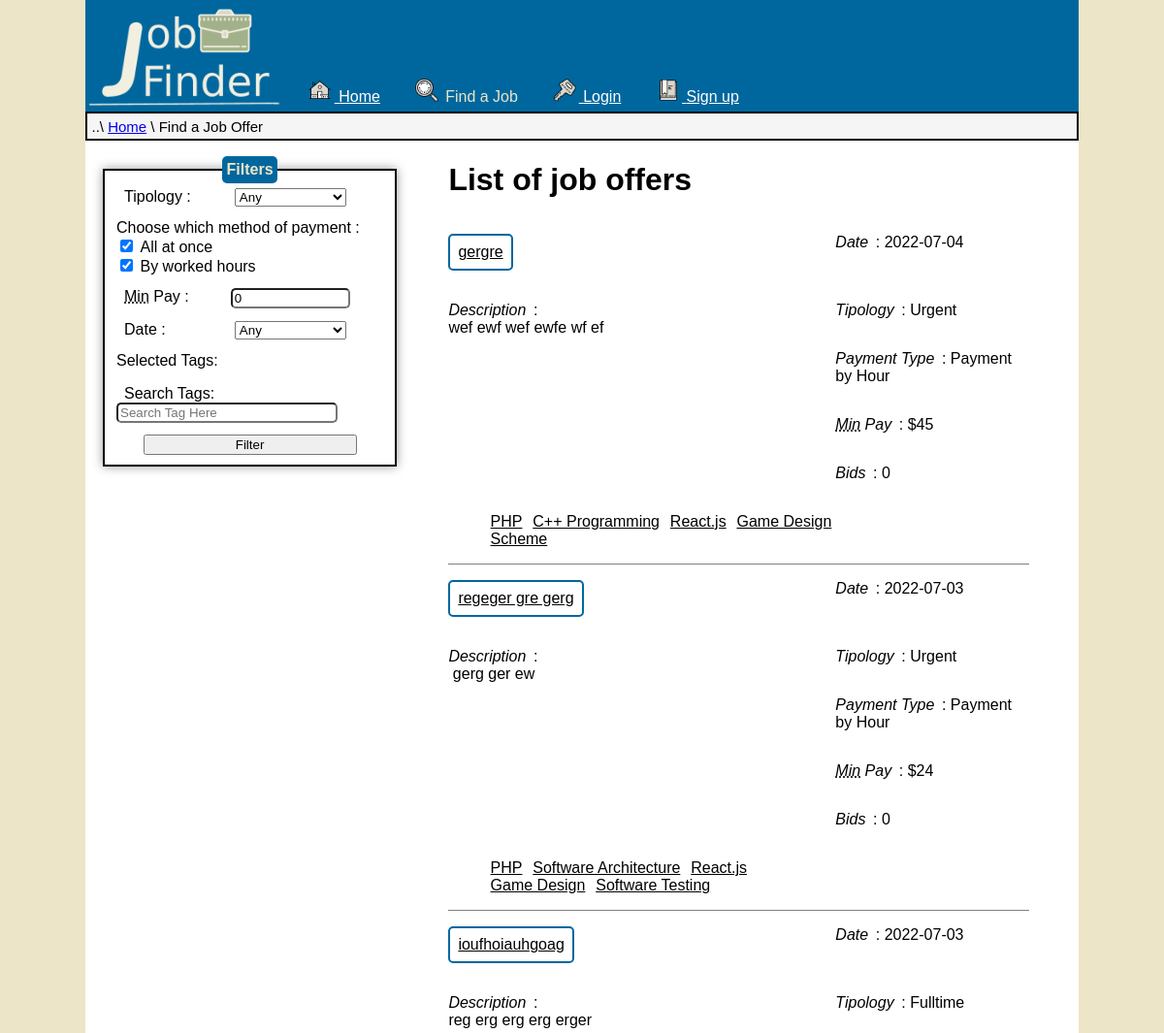
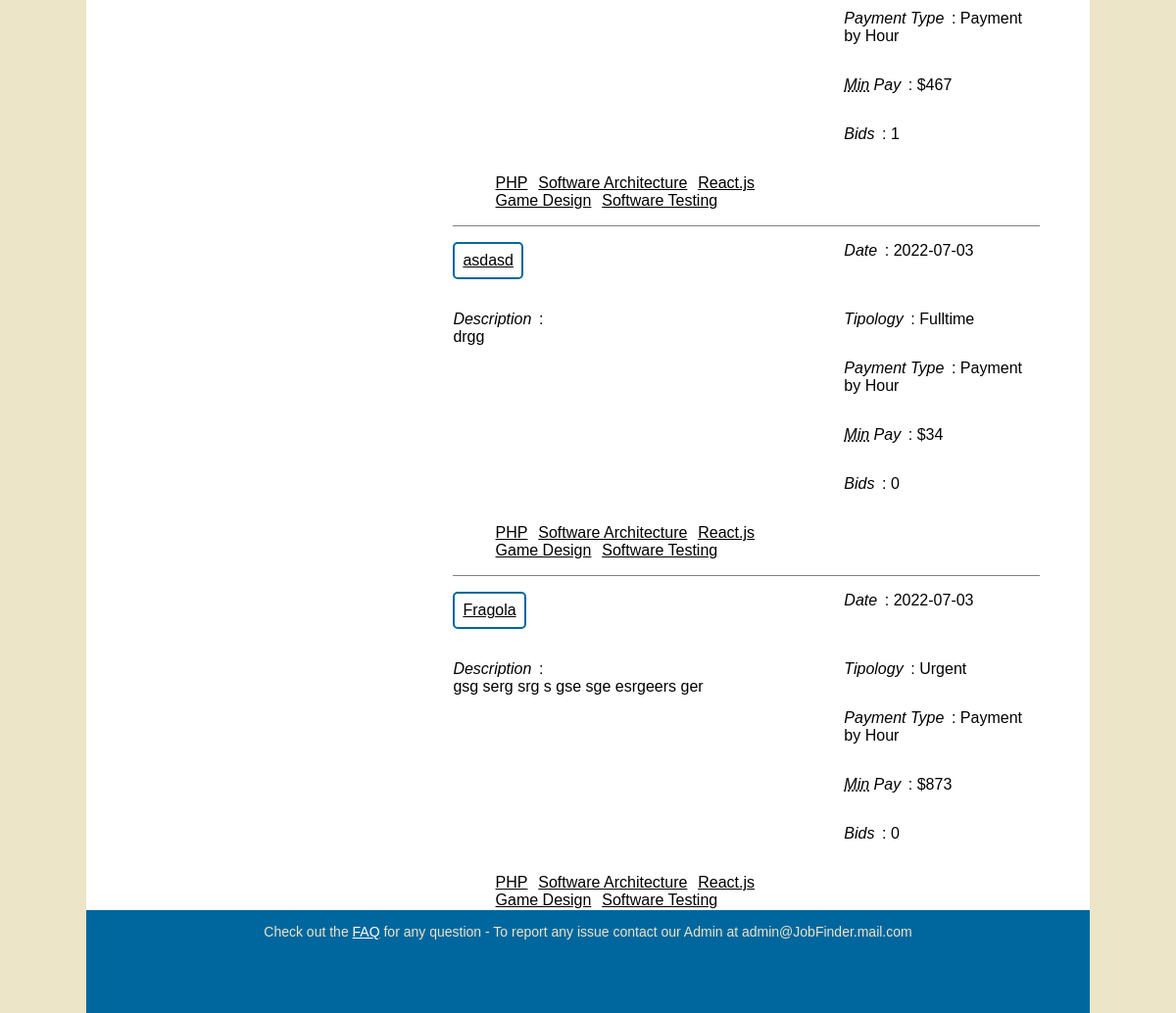
The app's page /PHP/FindJob.php with its own data (2 pictures, top to bottom).
### tables this page shows
CREATE TABLE `current_jobs` (
  `Code_job` int(10) UNSIGNED NOT NULL,
  `Code_user` int(10) UNSIGNED NOT NULL,
  `Date` datetime NOT NULL,
  `Title` varchar(128) NOT NULL,
  `Description` varchar(4096) NOT NULL,
  `Tipology` enum('Fulltime','Onetime','Urgent','Recruiter') DEFAULT NULL,
  `Payment` tinyint(1) NOT NULL,
  `P_min` int(6) NOT NULL,
  `P_max` int(6) NOT NULL,
  `Expiring` datetime NOT NULL
);

### PHP/DBAccess.php (called while the page is built, shortened)
<?php
class DBAccess {
	private $connection;
	public function openDBConnection(){
		$this->connection = mysqli_connect(DBAccess::HOST_DB, DBAccess::USERNAME, DBAccess::PASSWORD, DBAccess::DBNAME);
		if(!$this->connection){
			echo("connessione al DB fallita: ".mysqli_connect_errno());
			return false;
		}
		else
			return true;
	}
	public function closeDBConnection(){
		if(is_resource($this->connection) && get_resource_type($this->connection)==='mysql link')
			return mysqli_close($this->connection);
		else
			return false;
	}
  public function getBids($id) {
    if(isset($id)){
      $queryInserimento = 'SELECT users.Code_user AS Code, users.Picture as PFP,users.Nickname, bids.User_price AS Price, bids.Bid_selfdescription AS Description
							FROM bids LEFT JOIN users ON bids.Code_user=users.Code_user WHERE Code_job = ? ;';
      $queryCall=mysqli_prepare($this->connection, $queryInserimento);
      mysqli_stmt_bind_param($queryCall,'i',$id);
      mysqli_stmt_execute($queryCall);
      $queryResult = mysqli_stmt_get_result($queryCall);
      if(mysqli_num_rows($queryResult) == 0)
        return null;
      $result=array();
      while($row=mysqli_fetch_assoc($queryResult))
        array_push($result, $row);
      return $result;
    } else
      return null;
  }
  public function getTags($id,$table) {
    if(isset($id) and isset($table)) {
		$user='SELECT tags_users.Code_tag, Name FROM tags_users LEFT JOIN tags ON tags_users.Code_tag=tags.Code_tag WHERE Code_user = ? LIMIT 20;';
		$current='SELECT tags_current_jobs.Code_tag, Name FROM tags_current_jobs LEFT JOIN tags ON tags_current_jobs.Code_tag=tags.Code_tag WHERE Code_job = ? LIMIT 5;';
		$past='SELECT tags_past_jobs.Code_tag, Name FROM tags_past_jobs LEFT JOIN tags ON tags_past_jobs.Code_tag=tags.Code_tag WHERE Code_job = ? LIMIT 5;';
		$queryCall=null;
		if(!$table)
			$queryCall=mysqli_prepare($this->connection, $user);
		else if($table==1)
			$queryCall=mysqli_prepare($this->connection, $current);
		else
			$queryCall=mysqli_prepare($this->connection, $past);
		mysqli_stmt_bind_param($queryCall,'i',$id);
		mysqli_stmt_execute($queryCall);
		$queryResult = mysqli_stmt_get_result($queryCall);
		if(mysqli_num_rows($queryResult) == 0)
			return null;
		else {
			$result=array();
			while ($tmp=mysqli_fetch_row($queryResult))
				$result[$tmp[1]]=$tmp[0];
			return $result;
		}
    } else
		return null;
  }
  public function searchJob($bool=false, $tipology='Any',$min=0,$date=9999999,$page=0,$tags=null, $pay=2){
	$page--;
	$begin='
	SELECT current_jobs.Code_job, Date, Title, Description, Tipology, Payment, P_min, P_max FROM current_jobs';
	$middle='
		WHERE
		 	TIMESTAMPDIFF(HOUR,Date,CURDATE()) < ? AND
			P_min > ?
			';
  $payString='';
	$middle2='
		ORDER BY
	';
	$end='
		 	Date 		   	DESC,
		 	Tipology';
	$Nresults='SELECT COUNT(*) FROM (';
	$limit=' LIMIT ?, ?;';
	$type='';
	$param=array();
	$query=$begin;
	$i=0;
	$query.=$middle;
  $query.=$payString;
	$type.='ii';
	$param[$i]=$date;
	$i++;
	$param[$i]=$min;
	$i++;
	if(!$bool){
		$query.=$middle2;
		$query.=$end;
	}
	if($bool){
		$query=$Nresults.$query.') AS subquery;';
		$queryCall=mysqli_prepare($this->connection,$query);
		$queryCall->bind_param($type, ...$param);
		mysqli_stmt_execute($queryCall);
		$result=mysqli_fetch_row(mysqli_stmt_get_result($queryCall))[0];
		return $result;
	}
	$query.=$limit;
	$type.='ii';
	$param[$i]=$page*5;
	$param[$i+1]=5;
	$queryCall=mysqli_prepare($this->connection,$query);
	$queryCall->bind_param($type, ...$param);
    mysqli_stmt_execute($queryCall);
	$queryResult = mysqli_stmt_get_result($queryCall);
	$result=array();
	while($row=mysqli_fetch_assoc($queryResult))
		array_push($result, $row);
	return $result;
  }
}
?>

### PHP/FindJob.php (the view, shortened to what this page needs)
<?php
	require_once 'DBAccess.php';
	$HTML = file_get_contents('..'. DIRECTORY_SEPARATOR .'HTML'. DIRECTORY_SEPARATOR .'FindJob.html');
	$HTMLContent ='';
	$TagModule = file_get_contents('..'. DIRECTORY_SEPARATOR .'HTML'. DIRECTORY_SEPARATOR .'Elements'. DIRECTORY_SEPARATOR .'TagsSearch.html');
	$HTML = str_replace('<TagModule/>',$TagModule,$HTML);
	if(isset($_SESSION['user_Username']))
	{
		$HTML = str_replace('<createjob/>','<li><a href="CreateJob.php">
		<img src="..'. DIRECTORY_SEPARATOR .'IMG'. DIRECTORY_SEPARATOR .'Icons'. DIRECTORY_SEPARATOR .'write.png" class="icons" alt=""> Create an Offer </a></li>',$HTML);
		$HTMLContent = '<li><a href="UserProfile.php">
		<img src="..'. DIRECTORY_SEPARATOR .'IMG'. DIRECTORY_SEPARATOR .'UsrPrfl'. DIRECTORY_SEPARATOR . $_SESSION['user_Icon'] .'" alt="Your Profile Picture" id="profilepic" class="icons">User Profile</a></li>';
	}
	else
	{
		$HTML = str_replace('<createjob/>','',$HTML);
		$HTMLContent = '
		<li><a href="Login.php">
		<img src="..'. DIRECTORY_SEPARATOR .'IMG'. DIRECTORY_SEPARATOR .'Icons'. DIRECTORY_SEPARATOR .'login.png" class="icons" alt=""> Login </a></li>
		<li><a href="Signup.php">
		<img src="..'. DIRECTORY_SEPARATOR .'IMG'. DIRECTORY_SEPARATOR .'Icons'. DIRECTORY_SEPARATOR .'book.png" class="icons" alt=""> Sign up </a></li>';
	}
	$HTML = str_replace('<subpage/>',$HTMLContent,$HTML);
	$HtmlContent='<div id="jobList"><h1>List of job offers<Title_complete/></h1>';
	$type= 'Any';
	$min=0;
	$Pay=0;
	$date=9999999;
	$tag=array();
    $tagName ='';
	$page=1;
	if(isset($_GET['tag']))
		$tag=filter_var ( $_GET['tag'], FILTER_SANITIZE_NUMBER_INT);
	else{
		$tag=$_SESSION['TagList'];
	}
	$HtmlTypologySelect='
		<option value="Any" '.($type=='Any'? 'selected':'').'>Any</option>
		<option value="Fulltime" '.($type=='Fulltime'? 'selected':'').'>Fulltime</option>
		<option value="Onetime" '.($type=='Onetime'? 'selected':'').'>Onetime</option>
		<option value="Urgent" '.($type=='Urgent'? 'selected':'').'>Urgent</option>
		<option value="Recruiter" '.($type=='Recruiter'? 'selected':'').'>Recruiter</option>
		';
	$HtmlDateSelect='
		<option value="9999999" '.($date==9999999? 'selected':'').'>Any</option>
		<option value="1" '.($date==1? 'selected':'').'>Last Hour</option>
        <option value="24" '.($date==24? 'selected':'').'>Last Day</option>
        <option value="168" '.($date==168? 'selected':'').'>Last Week</option>
        <option value="744" '.($date==744? 'selected':'').'>Last Month</option>
		';
  $HtmlCheckboxPay='
    <label id="labelPayment">Choose which method of payment :</label>
    <input type="checkbox" id="Pay1" name="Pay1" value="Pay1" '. (($Pay==1 OR $Pay==0) ? 'checked' : '').'>
    <label for="Pay1" id="labelPay1"> All at once</label><br>
    <input type="checkbox" id="Pay2" name="Pay2" value="Pay2" '. (($Pay==2 OR $Pay==0) ? 'checked' : '').'>
    <label for="Pay2" id="labelPay2"> By worked hours</label>';
	$DBAccess = new DBAccess();
	$NumberPages=0;
	if(isset($_GET['tag'])){
		$tagName = $DBAccess->searchTagName($tag);
		$NumberPages = $DBAccess->searchJob(true,$type,$min,$date,$page,array($tag),$Pay);
		$result = $DBAccess->searchJob(false,$type,$min,$date,$page,array($tag),$Pay);
	}
	else{
		$NumberPages = $DBAccess->searchJob(true,$type,$min,$date,$page,$tag,$Pay);
		$result = $DBAccess->searchJob(false,$type,$min,$date,$page,$tag,$Pay);
	}
	$NumberPages=ceil($NumberPages / 5);
	if($result){
		foreach($result as $row)
		{
			$desc=$row["Description"];
			$bids= $DBAccess->getBids($row['Code_job']);
			if($bids)
				$bids=count($bids);
			else
				$bids=0;
			$HtmlContent .='<div class="job">
						<p class="title"><a href="..'. DIRECTORY_SEPARATOR .'PHP'. DIRECTORY_SEPARATOR .'ViewJob.php?Code_job='.$row["Code_job"].'">'.$row["Title"].'</a></p>
						<p class="date"><span>Date</span> : '.explode(' ',$row["Date"])[0].'</p>
						<p class="type"><span>Tipology</span> : '.trim($row["Tipology"]).'</p>
            <p class="Pay"><span>Payment Type</span> : '.(trim($row["Payment"])==0? 'Payment by Hour' : 'All at once').'</p>
						<p class="minPay"><span><abbr title="minimum">Min</abbr> Pay</span> : $'.trim($row["P_min"]).'</p>
						<p class="bids"><span>Bids</span> : '.$bids.'</p>
						<p class="description"><span>Description</span> : <br>'.$desc.'</p>';
			$jobTags=$DBAccess->getTags($row['Code_job'],1);
			if($jobTags) {
				$HtmlContent .='<ul class="tags">';
				foreach($jobTags as $name=>$value){
					$HtmlContent .='
					<li><a href="?tag='.$value.'">'.$name.'</a></li>';
				}
				$HtmlContent .='</ul>';
			}
			$HtmlContent .='</div>';
		}
		$HtmlContent .='<paging/></div>';
	}
	else
		$HtmlContent.='<p>No Jobs Currently Available. Try to change your filters in the <a href="#formFilter">filtering form</a> to find more Jobs.</p><img src="../IMG/Tumbleweed.gif" alt="Animated image of a rolling tumbleweed across the desert" id="NoAvailableJob"></div>';
	$urlType=($type)? '&Tipology='.$type : '';
	$urlMin=($min>0)? '&PayMin='.$min : '';
	$urlDate=($date!=9999999)? '&Date='.$date : '';
	$urlTag=(is_string($tag))? '&tag='.$tag : '';
	$urlPay=($Pay)? '&pay='.$Pay :'';
	$pageHTML = '<div id="pages">';
    $pageHTML .= '<span>' . $page . '</span>';
    if($page < $NumberPages)
      $pageHTML .= '<a title="last page" href="FindJob.php?Page=' . $NumberPages . $urlType . $urlMin . $urlDate . $urlTag . $urlPay . '"> ' . $NumberPages . ' </a>';
    $pageHTML .= '</div>';
	$HTML = str_replace('<div id="jobList"><h1>List of job offers<Title_complete/></h1><paging/></div>',$HtmlContent,$HTML);
	$HTML = str_replace('<paging/>', $pageHTML, $HTML);
	$HTML = str_replace('<TipologySelect/>',$HtmlTypologySelect,$HTML);
	$HTML = str_replace('<paytype/>',$HtmlCheckboxPay,$HTML);
  $HTML = str_replace('[payval]','value="'.$min.'"',$HTML);
	$HTML = str_replace('<DateSelect/>',$HtmlDateSelect,$HTML);
	$HTML = str_replace('<div id="jobList"></div>',$HtmlContent,$HTML);
	if(isset($_GET['tag'])){
		$HTML = str_replace('<GETsearch/>','?tag='.$tag,$HTML);
		$HTML = str_replace('<Title_complete/>',' matching '. $tagName .' tag',$HTML);
	}
	else
	{
		$HTML = str_replace('<GETsearch/>','',$HTML);
			$HTML = str_replace('<Title_complete/>','',$HTML);
	}
  echo $HTML;
?>

### CSS/StyleSheet.css (style rules this page uses)
:root { --background: #ECE5C7; --color: #00679e; --subcolor: #4a6fa5; --content: #fff; --black: #000; --darkWhite: #d1d9e6; --shadow: #999; --correct: #44c244; --error: #d4110b; }
html { width: 100%; background-color: var(--background); }
html, body { min-height: 100vh; }
body { background-color: var(--content); font-family:Tahoma, sans-serif; margin:auto; max-width: 1024px; overflow-x: hidden; }
main { padding: 0em; padding-bottom: 2.5em; margin-bottom: 3%; }
header { background-color: var(--color); display: flex; align-items: flex-end; }
header img#Logo { width: 20%; }
header ul { margin:auto; list-style-type: none; margin: 0; padding: 0; }
header ul li { display:inline-block; padding: 0.4em; margin-left: 1em; }
header ul li a:link { margin-bottom: 0.2em; color: var(--content); }
header ul li span { color: var(--background); margin-bottom: 0.2em; }
header img.icons { width:24px; height:24px; padding-right :0.15em; vertical-align: text-bottom; }
nav.breadcrumb { font-size: 0.9375em; padding: 0.3em; background-color:whitesmoke; border-width: 0em; border : solid 2px var(--black); }
footer { position: fixed; bottom: 0; min-height: 5%; width: 100%; text-align:center; background-color: var(--color); max-width: 1024px; margin: auto; }
footer#footer p { display: inline-block; font-size: 0.875em; color: var(--background); }
footer#footer a:link { color: var(--content); }
form { margin-top: 1em; }
fieldset { box-shadow:0 0 10px #999; border: 2px solid var(--black); }
legend { background-color: var(--color); color: var(--background); padding: 0.3em; border-radius: 5px; font-weight: bold; text-align: center; }
label { display: block; }
input { border-radius: 5px; display: block; }
div#selectedTagsList p { margin-block-start: 0; }
main#findJob { display: flex; align-items: flex-start; }
form#formFilter { min-width: 30%; margin-left: 1em; position: sticky; top: 0; flex-basis: 35%; }
form#formFilter fieldset { min-width: 15em; display: grid; row-gap: 0.8em; grid-template-areas: " a b " " j j " " c d " " e f " " s s " " s s " " s s " " g g "; }
form#formFilter #labelType { margin-left: 0.5em; grid-area: a; }
form#formFilter #Tipology { width: 60%; min-width: fit-content; margin: auto; grid-area: b; }
form#formFilter #labelPay { margin-left: 0.5em; grid-area: c; }
form#formFilter #PayMin { width: 60%; margin: auto; grid-area: d; }
form#formFilter #labelDate { margin-left: 0.5em; grid-area: e; }
form#formFilter #Date { width: 60%; min-width: fit-content; margin: auto; grid-area: f; }
form#formFilter #labelsearchTag { margin-left: 0.5em; }
form#formFilter #searchTag { width: 80%; max-height: 25px; }
form#formFilter div#TagModule { grid-area: s; }
form#formFilter div#Pay { grid-area: j; }
form#formFilter #submit { width: 80%; margin: auto; grid-area: g; }
div#jobList { margin-left: 5%; margin-right: 5%; flex-grow: 1; }
div#pages { text-align: center; }
div#pages span, div#pages a { padding: 0.1em; }
div.job { border-bottom: 1px solid grey; display: grid; grid-template-columns: 1fr 1fr 1fr 1fr 1fr 1fr; grid-template-areas: " a a . . b b" " c c c . d d" " c c c . n n" " c c c . e e" " c c c . f f" " g g g g . ." }
div.job span { font-style: italic; padding-right: 0.2em; }
div.job a { color: var(--black); }
div.job .title { grid-area: a; border: var(--color) 2px solid; border-radius: 5px; padding: 0.5em; width: fit-content; }
div.job .date { grid-area: b; }
div.job .description { grid-area: c; white-space: break-spaces; }
div.job .type { grid-area: d; }
div.job .minPay { grid-area: e; }
div.job .Pay { grid-area: n; }
div.job .bids { grid-area: f; }
div.job .tags { grid-area: g; list-style-type: none; }
div.job .tags li { display: inline-block; padding-right: 0.2em; padding-left: 0.2em; }
img.icons { width: 24px; height: 24px; display: inline-block; padding: 0.2em; }
input#Pay1, input#Pay2, #labelPay1, #labelPay2 { display: inline-block; }

### CSS/Print.css (style rules this page uses)
html { font-family: Georgia, 'Times New Roman', serif; width: 100%; margin: 0; float: none; }
header, header > img { display: none; }
nav.breadcrumb { display: none; }
footer#footer, footer#footer img { display: none; }
form { display: none; }

### records on screen
current_jobs: Title "gergre", Date "2022-07-04", Tipology "Urgent", Payment "Payment by Hour", P_min "45", bids "0", Description "wef ewf wef ewfe wf ef", name "PHP", name "C++ Programming", name "React.js", name "Game Design", name "Scheme"
current_jobs: Title "regeger gre gerg", Date "2022-07-03", Tipology "Urgent", Payment "Payment by Hour", P_min "24", bids "0", Description "gerg ger ew", name "PHP", name "Software Architecture", name "React.js", name "Game Design", name "Software Testing"
current_jobs: Title "ioufhoiauhgoag", Date "2022-07-03", Tipology "Fulltime", Payment "Payment by Hour", P_min "467", bids "1", Description "reg erg erg erg erger", name "PHP", name "Software Architecture", name "React.js", name "Game Design", name "Software Testing"
current_jobs: Title "asdasd", Date "2022-07-03", Tipology "Fulltime", Payment "Payment by Hour", P_min "34", bids "0", Description "drgg", name "PHP", name "Software Architecture", name "React.js", name "Game Design", name "Software Testing"
current_jobs: Title "Fragola", Date "2022-07-03", Tipology "Urgent", Payment "Payment by Hour", P_min "873", bids "0", Description "gsg serg srg s gse sge esrgeers ger", name "PHP", name "Software Architecture", name "React.js", name "Game Design", name "Software Testing"
